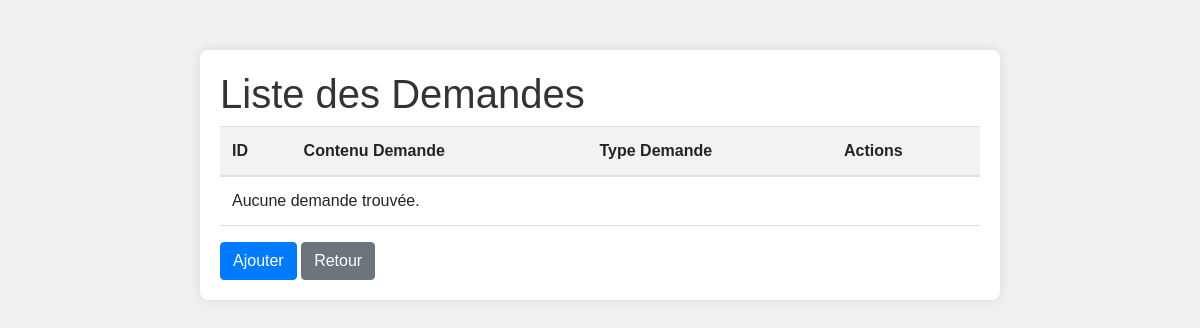
Before: /CadreAdmin/demandes_cadre.php with the older database file.
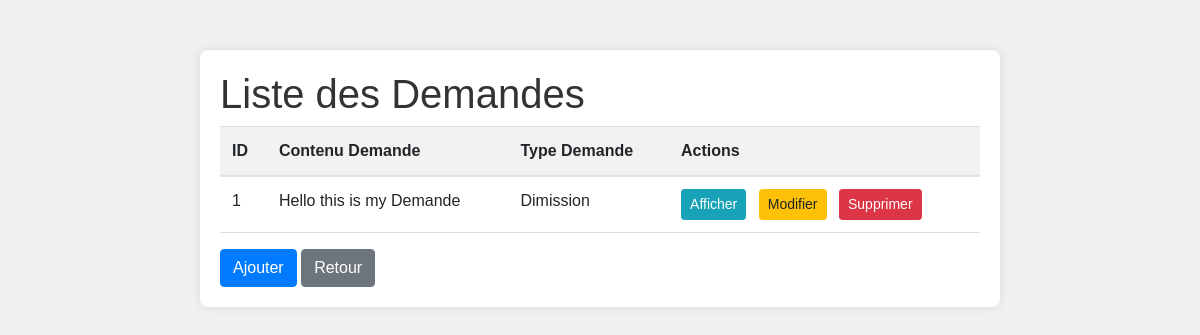
After: the same page with the newer database file.
### tables this page shows
CREATE TABLE `demande` (
  `id_demande` int(11) NOT NULL,
  `contenu_demande` text DEFAULT NULL,
  `type_demande` text DEFAULT NULL,
  `id_cadre_administratif` int(11) DEFAULT NULL,
  `Status` text DEFAULT 'En Attente'
);

### CadreAdmin/demandes_cadre.php (the view, shortened to what this page needs)
<?php
$servername = "localhost";
$username = "root";
$password = "";
$database = "hospitale";
$conn = new mysqli($servername, $username, $password, $database);
$sql = "SELECT id_demande, contenu_demande, type_demande FROM demande";
$result = $conn->query($sql);
?>
<!DOCTYPE html>
<html lang="en">
<head>
    <link rel="stylesheet" href="https://stackpath.bootstrapcdn.com/bootstrap/4.5.2/css/bootstrap.min.css">
</head>
<body>
    <div class="container">
        <h1>Liste des Demandes</h1>
        <table class="table">
            <thead>
                <tr>
                    <th>ID</th>
                    <th>Contenu Demande</th>
                    <th>Type Demande</th>
                    <th>Actions</th>
                </tr>
            </thead>
            <tbody>
                <?php
                if ($result->num_rows > 0) {
                    while ($row = $result->fetch_assoc()) {
                        echo "<tr>
                                <td>" . $row["id_demande"] . "</td>
                                <td>" . $row["contenu_demande"] . "</td>
                                <td>" . $row["type_demande"] . "</td>
                                <td>
                                    <a href='afficher_demande.php?id=" . $row["id_demande"] . "' class='btn btn-info btn-sm mr-2'>Afficher</a>
                                    <a href='modifier_demande.php?id=" . $row["id_demande"] . "' class='btn btn-warning btn-sm mr-2'>Modifier</a>
                                    <a href='supprimer_demande.php?id=" . $row["id_demande"] . "' class='btn btn-danger btn-sm'>Supprimer</a>
                                </td>
                            </tr>";
                    }
                } else {
                    echo "<tr><td colspan='4'>Aucune demande trouvée.</td></tr>";
                }
                ?>
            </tbody>
        </table>
        <a href="ajouter_demande.php" class="btn btn-primary">Ajouter</a>
        <a href="Menu_Cadre.php" class="btn btn-secondary">Retour</a>
    </div>
</body>
</html>

### CadreAdmin/demandes_cadre.php (style rules this page uses)
body { font-family: Arial, sans-serif; background-color: #f0f0f0; }
.container { max-width: 800px; margin: 50px auto; background-color: #fff; border-radius: 8px; box-shadow: 0 0 10px rgba(0, 0, 0, 0.1); padding: 20px; }
h1 { margin-top: 0; color: #333; }
table { width: 100%; border-collapse: collapse; }
th, td { padding: 10px; border-bottom: 1px solid #ddd; text-align: left; }
th { background-color: #f2f2f2; }

Changed rows visible on the page:
added demande: id_demande "1", contenu_demande "Hello this is my Demande", type_demande "Dimission"
Other visible differences:
text no longer shown: "Aucune demande trouvée."
